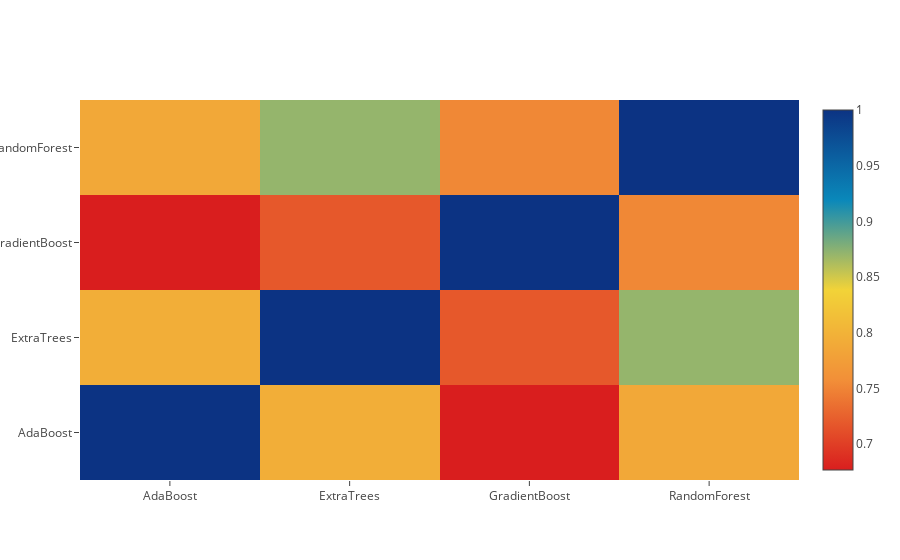

The notebook cell this image was saved under:
### Markdown cell above
**从二级训练数据集绘制热图相关性**

**Correlation Heatmap of the Second Level Training set**

### Code cell
data = [
    go.Heatmap(
        z= base_predictions_train.astype(float).corr().values ,
        x=base_predictions_train.columns.values,
        y= base_predictions_train.columns.values,
          colorscale='Portland',
            showscale=True,
            reversescale = True
    )
]
py.iplot(data, filename='labelled-heatmap')

### Figure 1 — Plotly figure (JSON) as saved in the notebook; plotly's stock layout.template omitted (floating-point values rounded to 4 significant figures)
{"data": [{"colorscale": "Portland", "reversescale": true, "showscale": true, "type": "heatmap", "x": ["AdaBoost", "ExtraTrees", "GradientBoost", "RandomForest"], "y": ["AdaBoost", "ExtraTrees", "GradientBoost", "RandomForest"], "z": [[1, 0.7938, 0.6768, 0.7873], [0.7938, 1, 0.7182, 0.8707], [0.6768, 0.7182, 1, 0.7527], [0.7873, 0.8707, 0.7527, 1]]}], "layout": {}}
